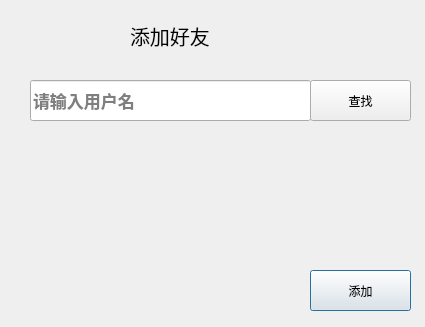
<?xml version="1.0" encoding="UTF-8"?>
<ui version="4.0">
 <class>AddFriend</class>
 <widget class="QDialog" name="AddFriend">
  <property name="geometry">
   <rect>
    <x>0</x>
    <y>0</y>
    <width>425</width>
    <height>327</height>
   </rect>
  </property>
  <property name="sizePolicy">
   <sizepolicy hsizetype="Preferred" vsizetype="Ignored">
    <horstretch>0</horstretch>
    <verstretch>0</verstretch>
   </sizepolicy>
  </property>
  <property name="windowTitle">
   <string>Dialog</string>
  </property>
  <widget class="QLabel" name="label_file">
   <property name="geometry">
    <rect>
     <x>130</x>
     <y>10</y>
     <width>101</width>
     <height>51</height>
    </rect>
   </property>
   <property name="font">
    <font>
     <pointsize>15</pointsize>
    </font>
   </property>
   <property name="text">
    <string>添加好友</string>
   </property>
  </widget>
  <widget class="QLineEdit" name="lineEdit">
   <property name="geometry">
    <rect>
     <x>30</x>
     <y>80</y>
     <width>281</width>
     <height>41</height>
    </rect>
   </property>
   <property name="font">
    <font>
     <pointsize>13</pointsize>
     <weight>75</weight>
     <bold>true</bold>
    </font>
   </property>
   <property name="styleSheet">
    <string notr="true"/>
   </property>
   <property name="placeholderText">
    <string>请输入用户名</string>
   </property>
  </widget>
  <widget class="QPushButton" name="pushButton_add">
   <property name="geometry">
    <rect>
     <x>310</x>
     <y>270</y>
     <width>101</width>
     <height>41</height>
    </rect>
   </property>
   <property name="text">
    <string>添加</string>
   </property>
  </widget>
  <widget class="QPushButton" name="pushButton_find">
   <property name="geometry">
    <rect>
     <x>310</x>
     <y>80</y>
     <width>101</width>
     <height>41</height>
    </rect>
   </property>
   <property name="text">
    <string>查找</string>
   </property>
  </widget>
  <widget class="QLabel" name="label">
   <property name="geometry">
    <rect>
     <x>110</x>
     <y>150</y>
     <width>191</width>
     <height>51</height>
    </rect>
   </property>
   <property name="text">
    <string/>
   </property>
  </widget>
  <widget class="QLabel" name="label_head">
   <property name="geometry">
    <rect>
     <x>10</x>
     <y>140</y>
     <width>81</width>
     <height>71</height>
    </rect>
   </property>
   <property name="styleSheet">
    <string notr="true"/>
   </property>
   <property name="text">
    <string/>
   </property>
  </widget>
 </widget>
 <resources/>
 <connections/>
</ui>
